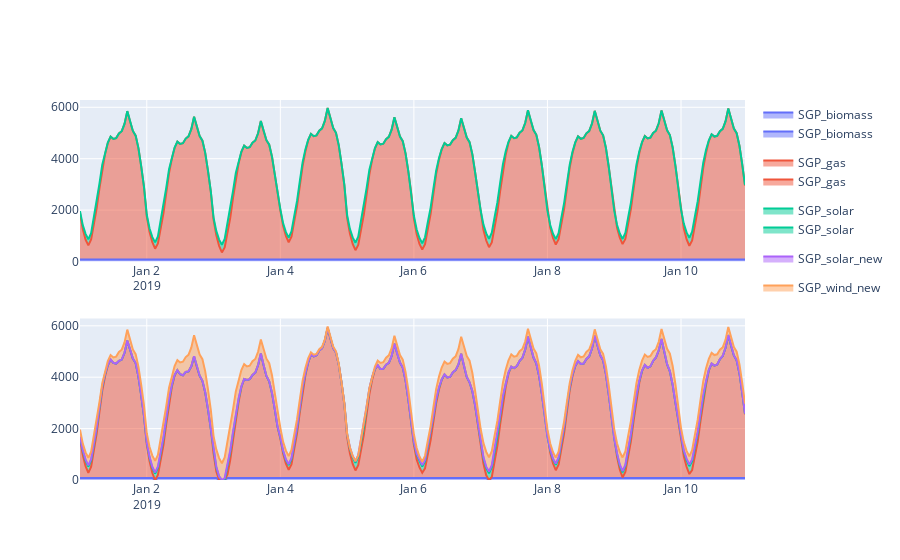

Notebook code for this chart:
### Code cell
# let's look at what the dispatch looks like

import plotly.express as px
from plotly.offline import plot
from plotly.subplots import make_subplots

figures = []
timesteps_to_visualise = 24*10

# baseline
def get_dispatch_results(model_run):

    df = model_run.generators_t.p.copy()

    return (
        df[df.columns[df.sum()>0]]
            .iloc[0:timesteps_to_visualise]
            .reset_index()
            .melt(id_vars='snapshot')
    )

df = get_dispatch_results(baseline_model)

figures.append(
    px.area(df, x='snapshot', y="value", color='Generator')
)

# annual matching
df = get_dispatch_results(cfe)

figures.append(
    px.area(df, x='snapshot', y="value", color='Generator')
)

# make subplots
fig = make_subplots(rows=len(figures), cols=1) 

for i, figure in enumerate(figures):
    for trace in range(len(figure["data"])):
        fig.append_trace(figure["data"][trace], row=i+1, col=1)
        
fig.show()

### Figure 1 — Plotly figure (JSON) as saved in the notebook; plotly's stock layout.template omitted (floating-point values rounded to 4 significant figures; data arrays with more than 128 entries replaced by an {"elided": "..."} marker saying what was removed)
{"data": [{"fillpattern": {"shape": ""}, "hovertemplate": "Generator=SGP_biomass<br>snapshot=%{x}<br>value=%{y}<extra></extra>", "legendgroup": "SGP_biomass", "line": {"color": "#636efa"}, "marker": {"symbol": "circle"}, "mode": "lines", "name": "SGP_biomass", "orientation": "v", "showlegend": true, "stackgroup": "1", "type": "scatter", "x": {"elided": "240 str values"}, "xaxis": "x", "y": {"elided": "240 int values"}, "yaxis": "y"}, {"fillpattern": {"shape": ""}, "hovertemplate": "Generator=SGP_gas<br>snapshot=%{x}<br>value=%{y}<extra></extra>", "legendgroup": "SGP_gas", "line": {"color": "#EF553B"}, "marker": {"symbol": "circle"}, "mode": "lines", "name": "SGP_gas", "orientation": "v", "showlegend": true, "stackgroup": "1", "type": "scatter", "x": {"elided": "240 str values"}, "xaxis": "x", "y": {"elided": "240 float values"}, "yaxis": "y"}, {"fillpattern": {"shape": ""}, "hovertemplate": "Generator=SGP_solar<br>snapshot=%{x}<br>value=%{y}<extra></extra>", "legendgroup": "SGP_solar", "line": {"color": "#00cc96"}, "marker": {"symbol": "circle"}, "mode": "lines", "name": "SGP_solar", "orientation": "v", "showlegend": true, "stackgroup": "1", "type": "scatter", "x": {"elided": "240 str values"}, "xaxis": "x", "y": {"elided": "240 float values"}, "yaxis": "y"}, {"fillpattern": {"shape": ""}, "hovertemplate": "Generator=SGP_biomass<br>snapshot=%{x}<br>value=%{y}<extra></extra>", "legendgroup": "SGP_biomass", "line": {"color": "#636efa"}, "marker": {"symbol": "circle"}, "mode": "lines", "name": "SGP_biomass", "orientation": "v", "showlegend": true, "stackgroup": "1", "type": "scatter", "x": {"elided": "240 str values"}, "xaxis": "x2", "y": {"elided": "240 int values"}, "yaxis": "y2"}, {"fillpattern": {"shape": ""}, "hovertemplate": "Generator=SGP_gas<br>snapshot=%{x}<br>value=%{y}<extra></extra>", "legendgroup": "SGP_gas", "line": {"color": "#EF553B"}, "marker": {"symbol": "circle"}, "mode": "lines", "name": "SGP_gas", "orientation": "v", "showlegend": true, "stackgroup": "1", "type": "scatter", "x": {"elided": "240 str values"}, "xaxis": "x2", "y": {"elided": "240 float values"}, "yaxis": "y2"}, {"fillpattern": {"shape": ""}, "hovertemplate": "Generator=SGP_solar<br>snapshot=%{x}<br>value=%{y}<extra></extra>", "legendgroup": "SGP_solar", "line": {"color": "#00cc96"}, "marker": {"symbol": "circle"}, "mode": "lines", "name": "SGP_solar", "orientation": "v", "showlegend": true, "stackgroup": "1", "type": "scatter", "x": {"elided": "240 str values"}, "xaxis": "x2", "y": {"elided": "240 float values"}, "yaxis": "y2"}, {"fillpattern": {"shape": ""}, "hovertemplate": "Generator=SGP_solar_new<br>snapshot=%{x}<br>value=%{y}<extra></extra>", "legendgroup": "SGP_solar_new", "line": {"color": "#ab63fa"}, "marker": {"symbol": "circle"}, "mode": "lines", "name": "SGP_solar_new", "orientation": "v", "showlegend": true, "stackgroup": "1", "type": "scatter", "x": {"elided": "240 str values"}, "xaxis": "x2", "y": {"elided": "240 float values"}, "yaxis": "y2"}, {"fillpattern": {"shape": ""}, "hovertemplate": "Generator=SGP_wind_new<br>snapshot=%{x}<br>value=%{y}<extra></extra>", "legendgroup": "SGP_wind_new", "line": {"color": "#FFA15A"}, "marker": {"symbol": "circle"}, "mode": "lines", "name": "SGP_wind_new", "orientation": "v", "showlegend": true, "stackgroup": "1", "type": "scatter", "x": {"elided": "240 str values"}, "xaxis": "x2", "y": {"elided": "240 float values"}, "yaxis": "y2"}], "layout": {"xaxis": {"anchor": "y", "domain": [0, 1]}, "xaxis2": {"anchor": "y2", "domain": [0, 1]}, "yaxis": {"anchor": "x", "domain": [0.575, 1]}, "yaxis2": {"anchor": "x2", "domain": [0, 0.425]}}}
